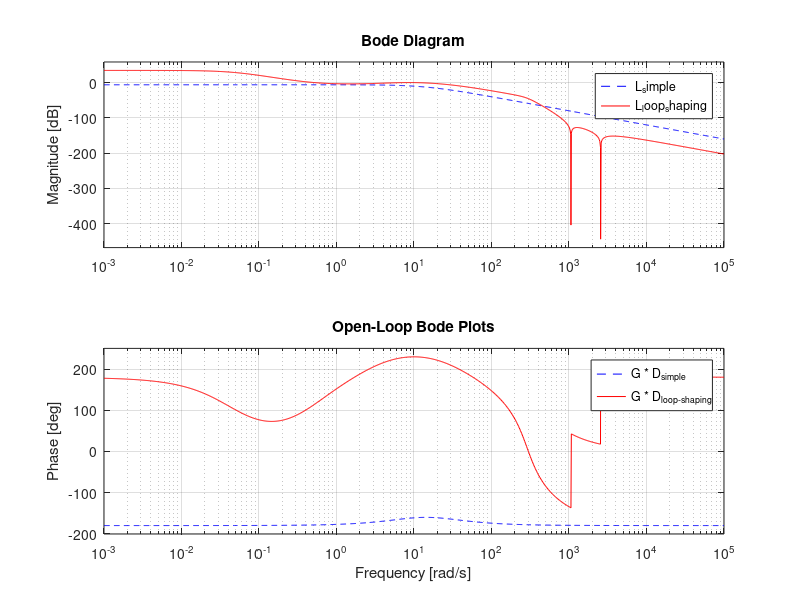
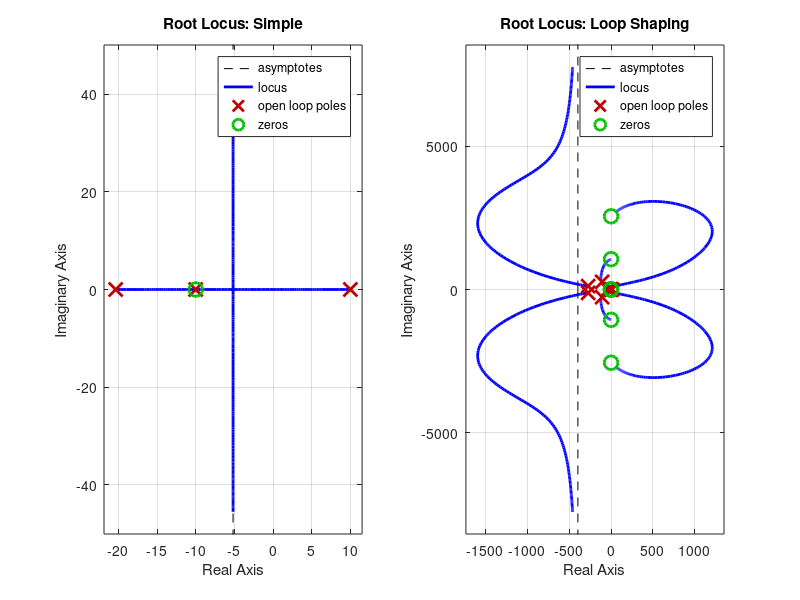
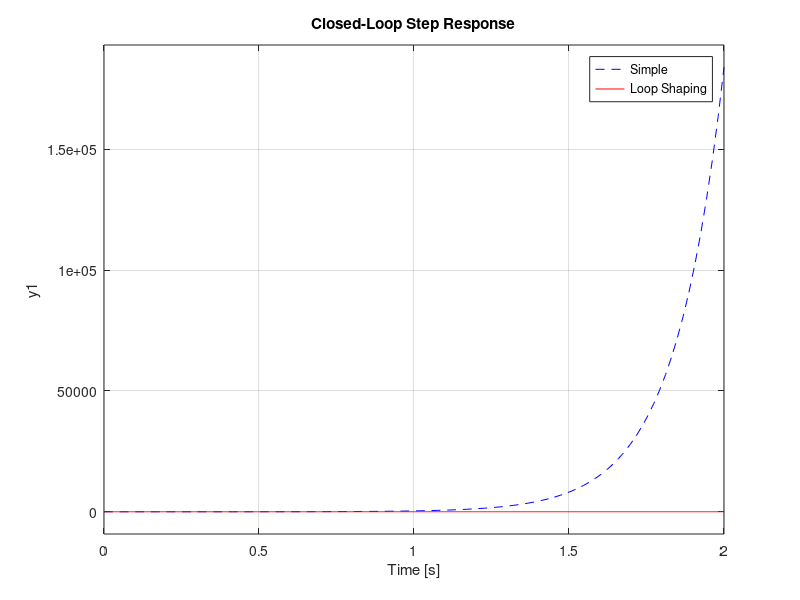

Write MATLAB code to recreate these figures, in order.
clear; clc; close all;

% Setup
wg = 10;
s = tf('s');
G = 100 / (s^2 - 100);

% 5a: Simple Compensator
D_simple = (s + 10) / (s + 20.34);

% 4a: Unscaled Loop Shaping Compensator
D_lead = (s + 2.6795) / (s + 37.3205);
D_double_lag = ((s + 0.4852) / (s + 0.04852))^2;
num_lpf = 0.001*s^4 + 7668*s^2 + 7.35e09;
den_lpf = s^4 + 758.2*s^3 + 2.874e05*s^2 + 6.413e07*s + 7.35e09;
D_lpf = num_lpf / den_lpf;

D_unscaled = D_lead * D_double_lag * D_lpf;

% Tune K
L_unscaled = G * D_unscaled;
[mag, ~] = bode(L_unscaled, wg);
K = 1 / mag;

fprintf('Tuned Gain K = %.4f\n\n', K);

% Final Open Loops
D_loop_shaping = K * D_unscaled;
L_simple = G * D_simple;
L_loop_shaping = G * D_loop_shaping;

% 1. Bode Plots
figure;
bode(L_simple, 'b--', L_loop_shaping, 'r-');
grid on;
legend('G * D_{simple}', 'G * D_{loop-shaping}');
title('Open-Loop Bode Plots');

% 2. Root Locus 
figure;
subplot(1,2,1); rlocus(L_simple); title('Root Locus: Simple');
subplot(1,2,2); rlocus(L_loop_shaping); title('Root Locus: Loop Shaping');

% 3. Closed-Loop Step Responses
T_simple = feedback(L_simple, 1);
T_loop_shaping = feedback(L_loop_shaping, 1);

figure;
step(T_simple, 'b--', T_loop_shaping, 'r-', 2); % simulated for 2 seconds
grid on;
legend('Simple', 'Loop Shaping');
title('Closed-Loop Step Response');
